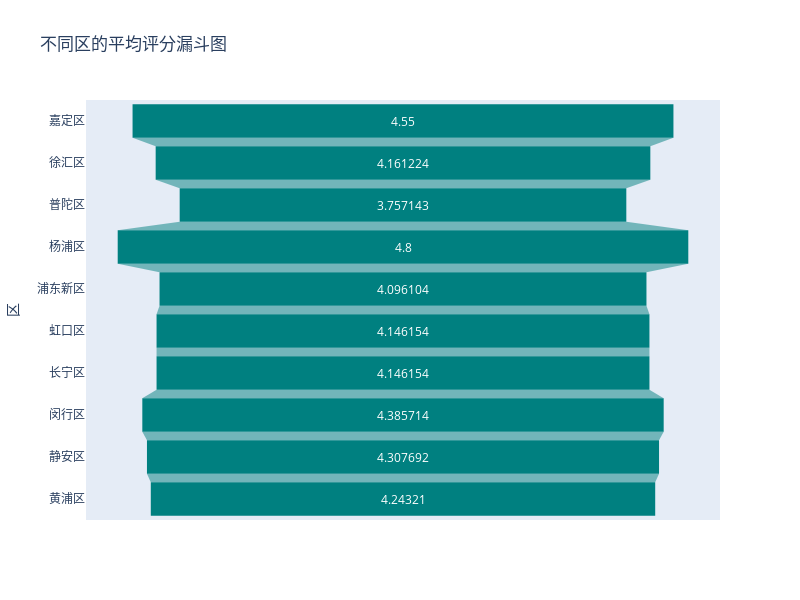

Notebook code for this chart:
### Code cell
# 6. 不同区的平均评分漏斗图
avg_rating_by_district = df.groupby('区')['餐厅评分'].mean().reset_index()
fig6 = px.funnel(avg_rating_by_district, x='餐厅评分', y='区',
                color_discrete_sequence=['teal'],
                title='不同区的平均评分漏斗图')
fig6.update_layout(width=800, height=600)
fig6.write_html('restaurant_plots/6_district_funnel.html')
fig6.show()

### Figure 1 — Plotly figure (JSON) as saved in the notebook; plotly's stock layout.template omitted (floating-point values rounded to 4 significant figures)
{"data": [{"hovertemplate": "餐厅评分=%{x}<br>区=%{y}<extra></extra>", "legendgroup": "", "marker": {"color": "teal"}, "name": "", "orientation": "h", "showlegend": false, "type": "funnel", "x": [4.55, 4.161, 3.757, 4.8, 4.096, 4.146, 4.146, 4.386, 4.308, 4.243], "xaxis": "x", "y": ["嘉定区", "徐汇区", "普陀区", "杨浦区", "浦东新区", "虹口区", "长宁区", "闵行区", "静安区", "黄浦区"], "yaxis": "y"}], "layout": {"height": 600, "legend": {"tracegroupgap": 0}, "title": {"text": "不同区的平均评分漏斗图"}, "width": 800, "xaxis": {"anchor": "y", "autorange": true, "domain": [0, 1], "range": [-2.667, 2.667], "title": {"text": "餐厅评分"}, "type": "linear"}, "yaxis": {"anchor": "x", "autorange": true, "domain": [0, 1], "range": [9.5, -0.5], "title": {"text": "区"}, "type": "category"}}}
